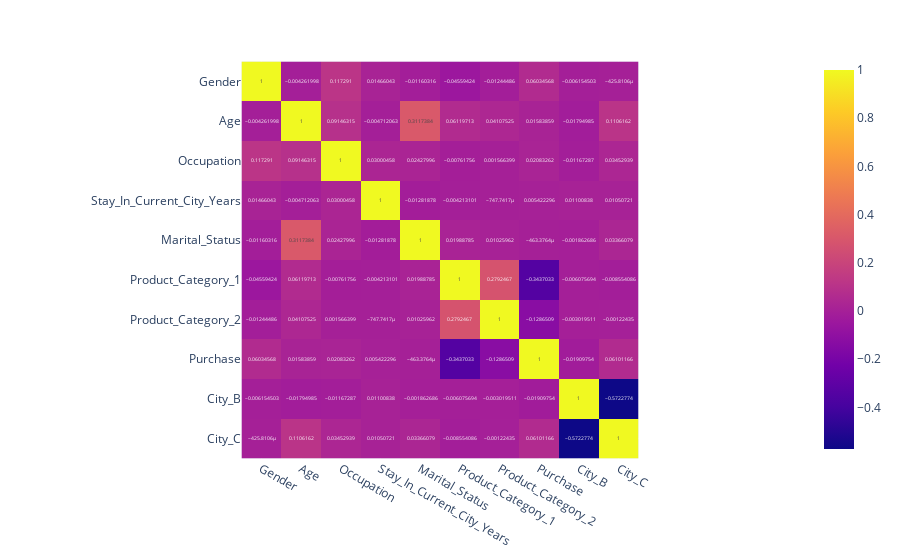

This figure's notebook cell:
### Markdown cell above
### Exploratory Data analysis

### Code cell
import plotly.express as px

temp_df = df_train.drop(["Product_ID"] , axis = 1)
px.imshow(temp_df.corr() , text_auto = True)

### Figure 1 — Plotly figure (JSON) as saved in the notebook; plotly's stock layout.template omitted (floating-point values rounded to 4 significant figures)
{"data": [{"coloraxis": "coloraxis", "hovertemplate": "x: %{x}<br>y: %{y}<br>color: %{z}<extra></extra>", "name": "0", "texttemplate": "%{z}", "type": "heatmap", "x": ["Gender", "Age", "Occupation", "Stay_In_Current_City_Years", "Marital_Status", "Product_Category_1", "Product_Category_2", "Purchase", "City_B", "City_C"], "xaxis": "x", "y": ["Gender", "Age", "Occupation", "Stay_In_Current_City_Years", "Marital_Status", "Product_Category_1", "Product_Category_2", "Purchase", "City_B", "City_C"], "yaxis": "y", "z": [[1, -0.004262, 0.1173, 0.01466, -0.0116, -0.04559, -0.01244, 0.06035, -0.006155, -0.0004258], [-0.004262, 1, 0.09146, -0.004712, 0.3117, 0.0612, 0.04108, 0.01584, -0.01795, 0.1106], [0.1173, 0.09146, 1, 0.03, 0.02428, -0.007618, 0.001566, 0.02083, -0.01167, 0.03453], [0.01466, -0.004712, 0.03, 1, -0.01282, -0.004213, -0.0007477, 0.005422, 0.01101, 0.01051], [-0.0116, 0.3117, 0.02428, -0.01282, 1, 0.01989, 0.01026, -0.0004634, -0.001863, 0.03366], [-0.04559, 0.0612, -0.007618, -0.004213, 0.01989, 1, 0.2792, -0.3437, -0.006076, -0.008554], [-0.01244, 0.04108, 0.001566, -0.0007477, 0.01026, 0.2792, 1, -0.1287, -0.00302, -0.001224], [0.06035, 0.01584, 0.02083, 0.005422, -0.0004634, -0.3437, -0.1287, 1, -0.0191, 0.06101], [-0.006155, -0.01795, -0.01167, 0.01101, -0.001863, -0.006076, -0.00302, -0.0191, 1, -0.5723], [-0.0004258, 0.1106, 0.03453, 0.01051, 0.03366, -0.008554, -0.001224, 0.06101, -0.5723, 1]]}], "layout": {"coloraxis": {"colorscale": [[0, "#0d0887"], [0.1111, "#46039f"], [0.2222, "#7201a8"], [0.3333, "#9c179e"], [0.4444, "#bd3786"], [0.5556, "#d8576b"], [0.6667, "#ed7953"], [0.7778, "#fb9f3a"], [0.8889, "#fdca26"], [1, "#f0f921"]]}, "margin": {"t": 60}, "xaxis": {"anchor": "y", "constrain": "domain", "domain": [0, 1], "scaleanchor": "y"}, "yaxis": {"anchor": "x", "autorange": "reversed", "constrain": "domain", "domain": [0, 1]}}}
